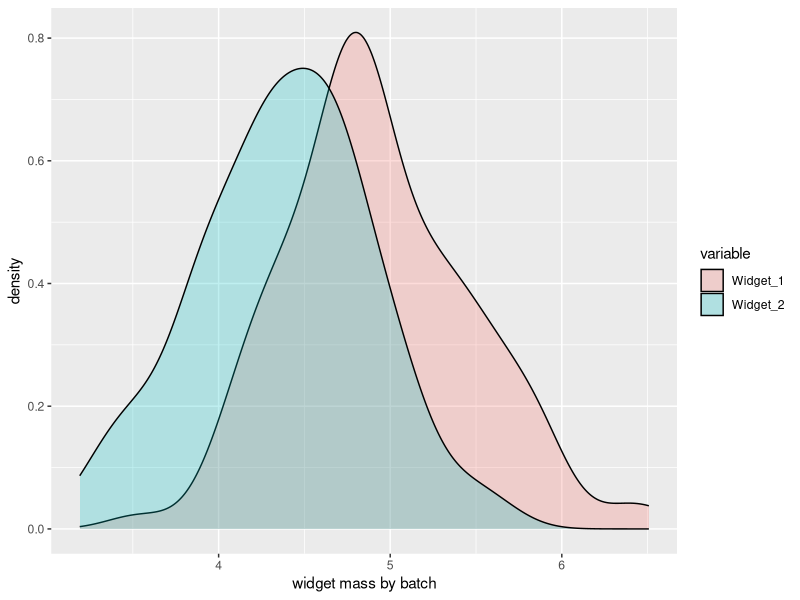
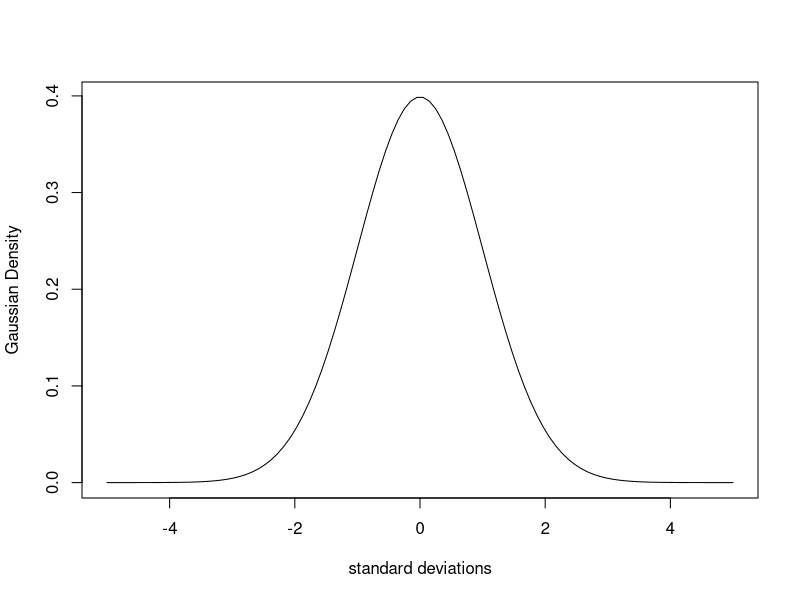
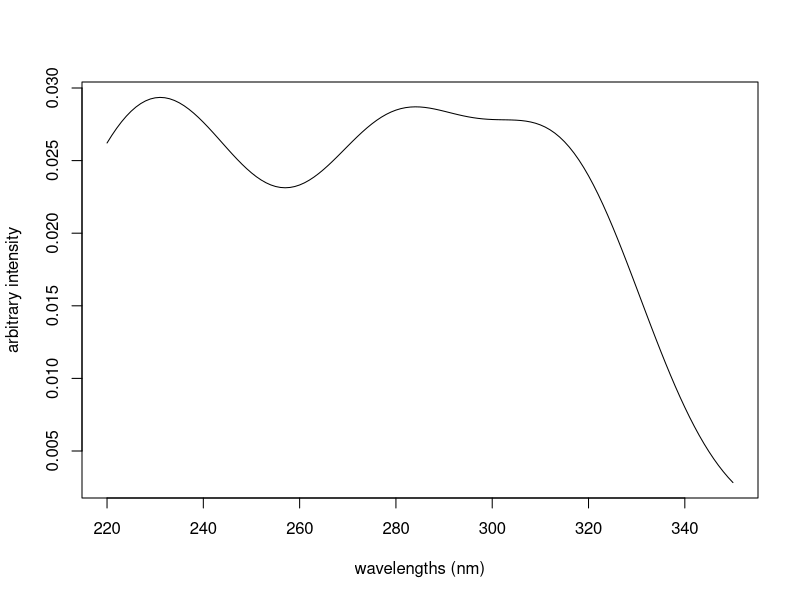
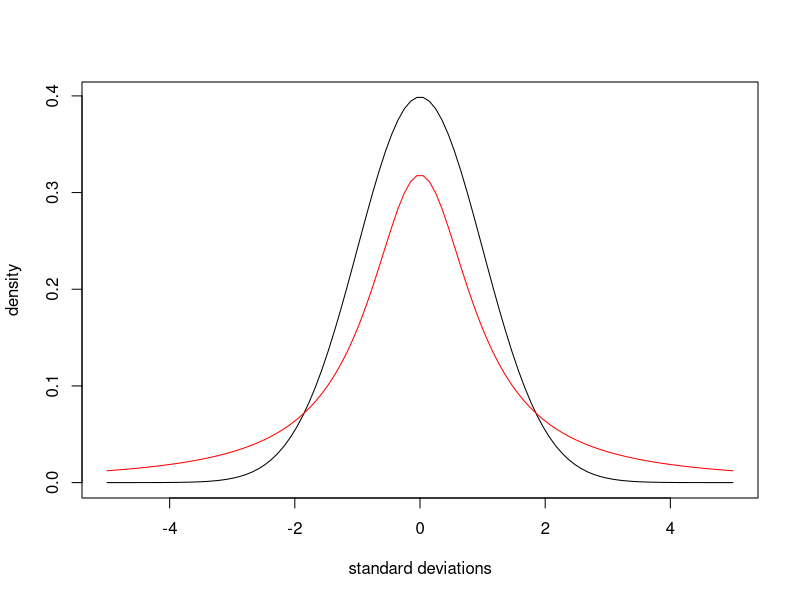
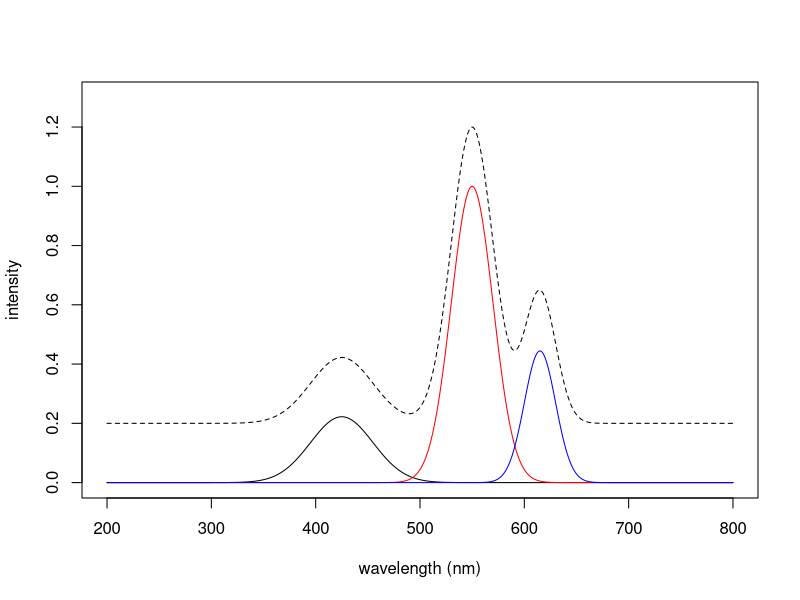
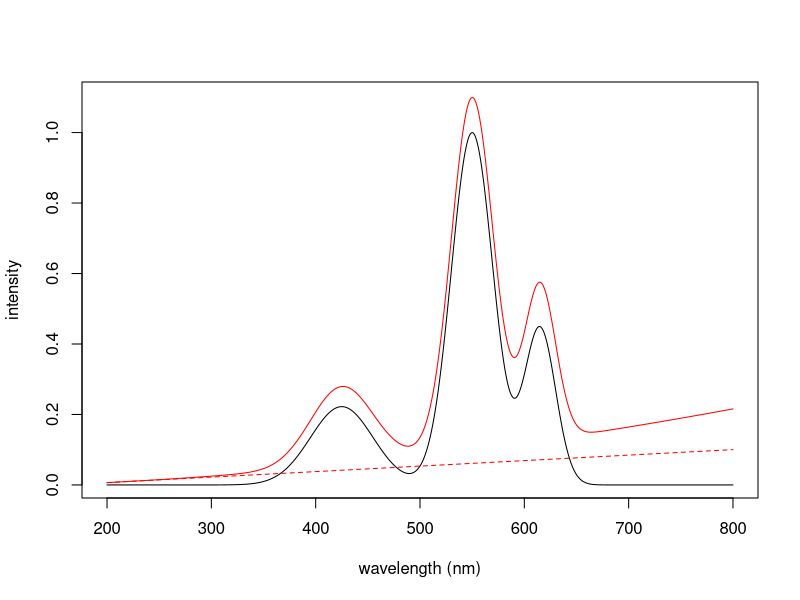
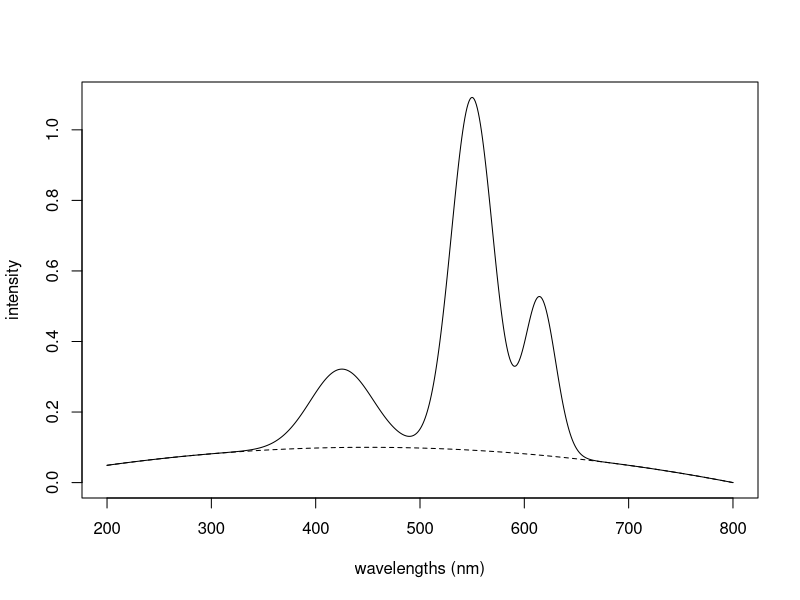

Recreate these plots in R, in order.
## ---- chunk 1
rm(list = ls())
library("knitr")
library("ggplot2")
library("reshape2")
opts_knit$set(echo = TRUE)
## ---- chunk 2
rnorm(3)
## ---- chunk 3
widget_1_masses <- rnorm(100, 5.0, 0.5) # mean mass 5.0
widget_2_masses <- rnorm(100, 4.5, 0.5) # mean mass 4.5
## ---- chunk 4
DF <- data.frame(Widget_1 = widget_1_masses, Widget_2 = widget_2_masses)
DF2 <- melt(DF)
p <- ggplot(data = DF2, aes(x = value, fill = variable))
p <- p + geom_density(alpha = 0.25) + labs(x = "widget mass by batch")
plot(p)
## ---- chunk 5
std_deviations <- seq(-5, 5, length.out = 100)
Gaussian_1 <- dnorm(std_deviations)
plot(std_deviations, Gaussian_1, type = "l",
  xlab = "standard deviations", ylab = "Gaussian Density")
## ---- chunk 6
wavelengths <- seq(220, 350, by = 1.0)
Peak1 <- dnorm(wavelengths, 230, 22)
Peak2 <- dnorm(wavelengths, 280, 17)
Peak3 <- dnorm(wavelengths, 315, 17)
Peaks123 <- colSums(rbind(1.6 * Peak1, Peak2, Peak3))
plot(wavelengths, Peaks123, type = "l",
  xlab = "wavelengths (nm)", ylab = "arbitrary intensity")
## ---- chunk 7
Gaussian_1 <- dnorm(std_deviations)
Cauchy_1 <- dcauchy(std_deviations)
plot(std_deviations, Gaussian_1, type = "l",
  xlab = "standard deviations", ylab = "density")
lines(std_deviations, Cauchy_1, col = "red")
## ---- chunk 8
wavelengths <- 200:800
Spec1 <- dnorm(wavelengths, 425, 30)
Spec2 <- dnorm(wavelengths, 550, 20) * 3 # boost the area
Spec3 <- dnorm(wavelengths, 615, 15)
Spec123 <- rbind(Spec1, Spec2, Spec3)
dim(Spec123) # matrix with samples in rows
## ---- chunk 9
scale01 <- function(M) {
  # scales the range of the matrix to [0...1]
  mn <- min(M)
  M <- M - mn
  mx <- max(M)
  M <- M/mx
}
## ---- chunk 10
Spec123 <- scale01(Spec123)
plot(wavelengths, Spec123[1,], col = "black", type = "l",
  xlab = "wavelength (nm)", ylab = "intensity",
  ylim = c(0, 1.3))
lines(wavelengths, Spec123[2,], col = "red")
lines(wavelengths, Spec123[3,], col = "blue")
lines(wavelengths, colSums(Spec123) + 0.2, lty = 2)
## ---- chunk 11
vander <- function(x, order) outer(x, 0:order, `^`)
vdm <- vander(wavelengths, 2)
dim(vdm)
vdm[1:5, 1:3]
vdm <- scale(vdm, center = FALSE, scale = c(1, 50, 2000))
## ---- chunk 12
coefs <- matrix(runif(nrow(Spec123) * 3), ncol = 3)
coefs
## ---- chunk 13
offsets <- coefs %*% t(vdm)
dim(offsets) # same dimensions as Spec123 above
offsets <- scale01(offsets) * 0.1
## ---- chunk 14
FinalSpec1 <- offsets + Spec123
plot(wavelengths, colSums(FinalSpec1), type = "l", col = "red",
  xlab = "wavelength (nm)", ylab = "intensity")
lines(wavelengths, colSums(Spec123))
fit <- lm(colSums(FinalSpec1)[1:20] ~ wavelengths[1:20])
lines(wavelengths, fit$coef[2]*wavelengths + fit$coef[1],
  col = "red", lty = 2) # good ol' y = mx + b
## ---- chunk 15
hump <- -1*(15*(wavelengths - 450))^2 # piece of a parabola
hump <- scale01(hump)
FinalSpec2 <- hump * 0.1 + colSums(Spec123)
plot(wavelengths, FinalSpec2, type = "l",
  xlab = "wavelengths (nm)", ylab = "intensity")
lines(wavelengths, hump * 0.1, lty = 2) # trace the hump
